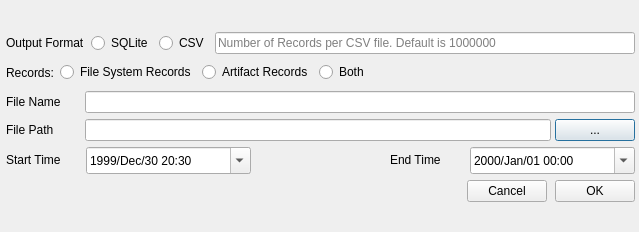
<?xml version="1.0" encoding="UTF-8"?>
<ui version="4.0">
 <class>super_timeline</class>
 <widget class="QDialog" name="super_timeline">
  <property name="windowModality">
   <enum>Qt::ApplicationModal</enum>
  </property>
  <property name="geometry">
   <rect>
    <x>0</x>
    <y>0</y>
    <width>639</width>
    <height>232</height>
   </rect>
  </property>
  <property name="minimumSize">
   <size>
    <width>639</width>
    <height>232</height>
   </size>
  </property>
  <property name="maximumSize">
   <size>
    <width>639</width>
    <height>232</height>
   </size>
  </property>
  <property name="windowTitle">
   <string>Super Timeline</string>
  </property>
  <layout class="QVBoxLayout" name="verticalLayout_2">
   <property name="leftMargin">
    <number>6</number>
   </property>
   <property name="topMargin">
    <number>4</number>
   </property>
   <property name="rightMargin">
    <number>4</number>
   </property>
   <property name="bottomMargin">
    <number>2</number>
   </property>
   <item>
    <layout class="QVBoxLayout" name="verticalLayout">
     <property name="spacing">
      <number>-1</number>
     </property>
     <item>
      <layout class="QHBoxLayout" name="horizontalLayout_7">
       <item>
        <widget class="QLabel" name="label_output_to">
         <property name="text">
          <string>Output Format</string>
         </property>
        </widget>
       </item>
       <item>
        <widget class="QRadioButton" name="radioButton_sqlite">
         <property name="text">
          <string>SQLite</string>
         </property>
         <attribute name="buttonGroup">
          <string notr="true">buttonGroup_outformat</string>
         </attribute>
        </widget>
       </item>
       <item>
        <widget class="QRadioButton" name="radioButton_csv">
         <property name="text">
          <string>CSV</string>
         </property>
         <attribute name="buttonGroup">
          <string notr="true">buttonGroup_outformat</string>
         </attribute>
        </widget>
       </item>
       <item>
        <widget class="QLineEdit" name="lineEdit_record_per_csv">
         <property name="placeholderText">
          <string>Number of Records per CSV file. Default is 1000000</string>
         </property>
        </widget>
       </item>
      </layout>
     </item>
     <item>
      <widget class="QFrame" name="frame">
       <property name="maximumSize">
        <size>
         <width>16777215</width>
         <height>25</height>
        </size>
       </property>
       <layout class="QHBoxLayout" name="horizontalLayout_8">
        <property name="spacing">
         <number>-1</number>
        </property>
        <property name="leftMargin">
         <number>0</number>
        </property>
        <property name="topMargin">
         <number>0</number>
        </property>
        <property name="rightMargin">
         <number>0</number>
        </property>
        <property name="bottomMargin">
         <number>0</number>
        </property>
        <item>
         <widget class="QLabel" name="label">
          <property name="text">
           <string>Records:</string>
          </property>
         </widget>
        </item>
        <item>
         <widget class="QRadioButton" name="radioButton_fs_records">
          <property name="text">
           <string>File System Records</string>
          </property>
         </widget>
        </item>
        <item>
         <widget class="QRadioButton" name="radioButton_plugins_record">
          <property name="text">
           <string>Artifact Records</string>
          </property>
         </widget>
        </item>
        <item>
         <widget class="QRadioButton" name="radioButton_both">
          <property name="text">
           <string>Both</string>
          </property>
         </widget>
        </item>
        <item>
         <spacer name="horizontalSpacer_2">
          <property name="orientation">
           <enum>Qt::Horizontal</enum>
          </property>
          <property name="sizeHint" stdset="0">
           <size>
            <width>40</width>
            <height>20</height>
           </size>
          </property>
         </spacer>
        </item>
       </layout>
      </widget>
     </item>
     <item>
      <layout class="QHBoxLayout" name="horizontalLayout">
       <property name="spacing">
        <number>4</number>
       </property>
       <item>
        <widget class="QLabel" name="label_file_name">
         <property name="minimumSize">
          <size>
           <width>75</width>
           <height>0</height>
          </size>
         </property>
         <property name="maximumSize">
          <size>
           <width>75</width>
           <height>16777215</height>
          </size>
         </property>
         <property name="text">
          <string>File Name</string>
         </property>
        </widget>
       </item>
       <item>
        <widget class="QLineEdit" name="lineEdit_file_name">
         <property name="placeholderText">
          <string/>
         </property>
        </widget>
       </item>
      </layout>
     </item>
     <item>
      <layout class="QHBoxLayout" name="horizontalLayout_2">
       <property name="spacing">
        <number>4</number>
       </property>
       <item>
        <widget class="QLabel" name="label_file_path">
         <property name="minimumSize">
          <size>
           <width>75</width>
           <height>0</height>
          </size>
         </property>
         <property name="maximumSize">
          <size>
           <width>75</width>
           <height>16777215</height>
          </size>
         </property>
         <property name="text">
          <string>File Path</string>
         </property>
        </widget>
       </item>
       <item>
        <widget class="QLineEdit" name="lineEdit_file_path">
         <property name="readOnly">
          <bool>true</bool>
         </property>
        </widget>
       </item>
       <item>
        <widget class="QPushButton" name="pushButton_change_file_path">
         <property name="text">
          <string>...</string>
         </property>
        </widget>
       </item>
      </layout>
     </item>
     <item>
      <layout class="QHBoxLayout" name="horizontalLayout_6">
       <item>
        <layout class="QHBoxLayout" name="horizontalLayout_3">
         <property name="spacing">
          <number>0</number>
         </property>
         <item>
          <widget class="QLabel" name="label_start_time">
           <property name="minimumSize">
            <size>
             <width>80</width>
             <height>0</height>
            </size>
           </property>
           <property name="maximumSize">
            <size>
             <width>75</width>
             <height>16777215</height>
            </size>
           </property>
           <property name="text">
            <string>&lt;html&gt;&lt;head/&gt;&lt;body&gt;&lt;p&gt;Start Time&lt;/p&gt;&lt;/body&gt;&lt;/html&gt;</string>
           </property>
          </widget>
         </item>
         <item>
          <widget class="QDateTimeEdit" name="dateTimeEdit_start_time">
           <property name="minimumSize">
            <size>
             <width>165</width>
             <height>27</height>
            </size>
           </property>
           <property name="maximumSize">
            <size>
             <width>165</width>
             <height>27</height>
            </size>
           </property>
           <property name="focusPolicy">
            <enum>Qt::ClickFocus</enum>
           </property>
           <property name="styleSheet">
            <string notr="true"/>
           </property>
           <property name="wrapping">
            <bool>false</bool>
           </property>
           <property name="frame">
            <bool>true</bool>
           </property>
           <property name="dateTime">
            <datetime>
             <hour>20</hour>
             <minute>30</minute>
             <second>0</second>
             <year>1999</year>
             <month>12</month>
             <day>30</day>
            </datetime>
           </property>
           <property name="currentSection">
            <enum>QDateTimeEdit::YearSection</enum>
           </property>
           <property name="displayFormat">
            <string>yyyy/MMM/dd hh:mm </string>
           </property>
           <property name="calendarPopup">
            <bool>true</bool>
           </property>
           <property name="timeSpec">
            <enum>Qt::UTC</enum>
           </property>
          </widget>
         </item>
        </layout>
       </item>
       <item>
        <spacer name="horizontalSpacer">
         <property name="orientation">
          <enum>Qt::Horizontal</enum>
         </property>
         <property name="sizeHint" stdset="0">
          <size>
           <width>40</width>
           <height>20</height>
          </size>
         </property>
        </spacer>
       </item>
       <item>
        <layout class="QHBoxLayout" name="horizontalLayout_4">
         <property name="spacing">
          <number>0</number>
         </property>
         <item>
          <widget class="QLabel" name="label_end_time">
           <property name="minimumSize">
            <size>
             <width>80</width>
             <height>0</height>
            </size>
           </property>
           <property name="maximumSize">
            <size>
             <width>75</width>
             <height>16777215</height>
            </size>
           </property>
           <property name="text">
            <string>&lt;html&gt;&lt;head/&gt;&lt;body&gt;&lt;p&gt;End Time&lt;/p&gt;&lt;/body&gt;&lt;/html&gt;</string>
           </property>
          </widget>
         </item>
         <item>
          <widget class="QDateTimeEdit" name="dateTimeEdit_end_time">
           <property name="minimumSize">
            <size>
             <width>165</width>
             <height>27</height>
            </size>
           </property>
           <property name="maximumSize">
            <size>
             <width>165</width>
             <height>27</height>
            </size>
           </property>
           <property name="focusPolicy">
            <enum>Qt::ClickFocus</enum>
           </property>
           <property name="displayFormat">
            <string>yyyy/MMM/dd hh:mm </string>
           </property>
           <property name="calendarPopup">
            <bool>true</bool>
           </property>
           <property name="timeSpec">
            <enum>Qt::UTC</enum>
           </property>
          </widget>
         </item>
        </layout>
       </item>
      </layout>
     </item>
     <item>
      <layout class="QHBoxLayout" name="horizontalLayout_5">
       <property name="spacing">
        <number>8</number>
       </property>
       <item>
        <spacer name="horizontalSpacer_5">
         <property name="orientation">
          <enum>Qt::Horizontal</enum>
         </property>
         <property name="sizeHint" stdset="0">
          <size>
           <width>40</width>
           <height>20</height>
          </size>
         </property>
        </spacer>
       </item>
       <item>
        <widget class="QPushButton" name="pushButton_cancel">
         <property name="text">
          <string>Cancel</string>
         </property>
        </widget>
       </item>
       <item>
        <widget class="QPushButton" name="pushButton_ok">
         <property name="text">
          <string>OK</string>
         </property>
        </widget>
       </item>
      </layout>
     </item>
    </layout>
   </item>
  </layout>
 </widget>
 <resources/>
 <connections/>
 <buttongroups>
  <buttongroup name="buttonGroup_outformat"/>
 </buttongroups>
</ui>
